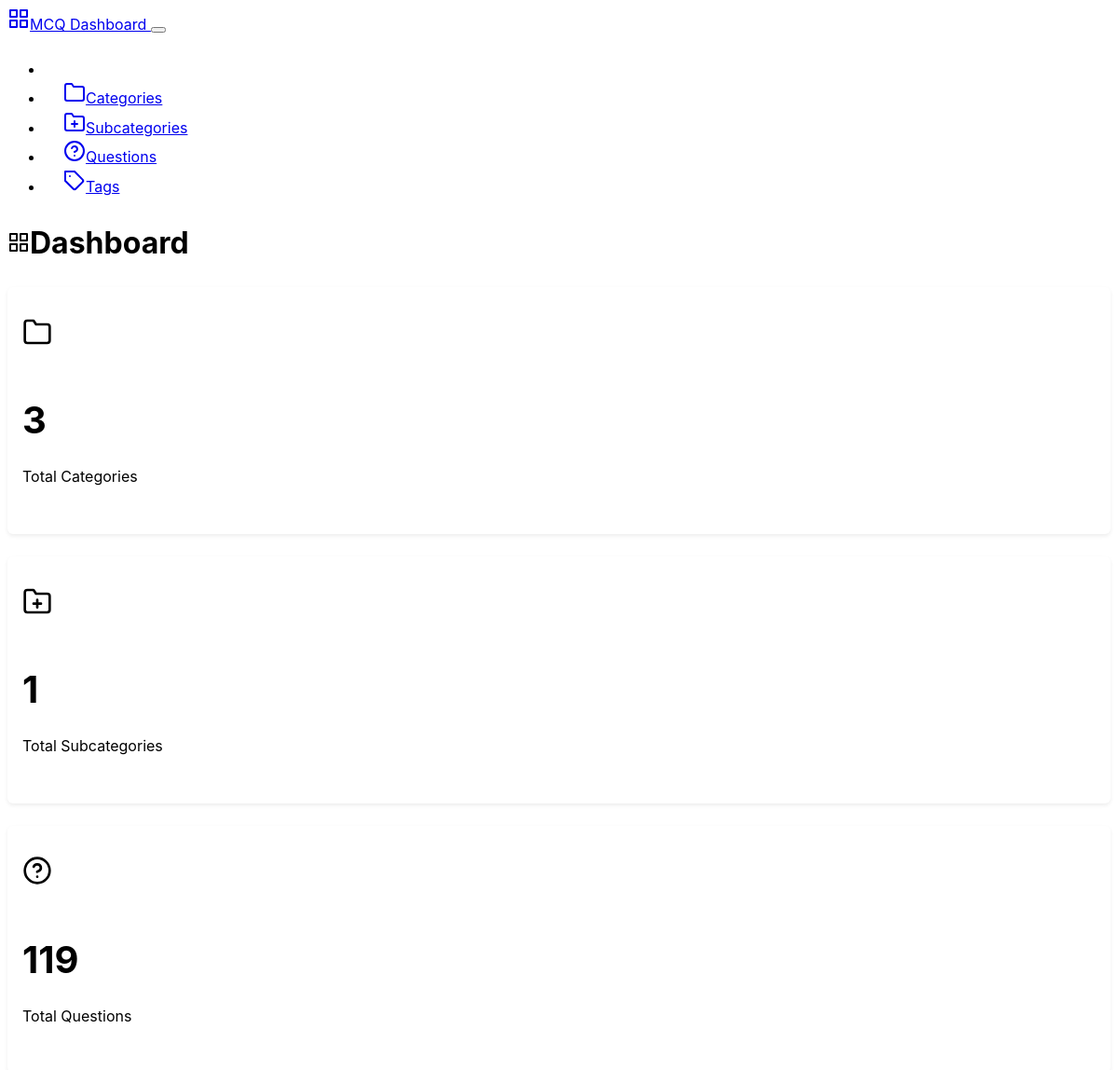
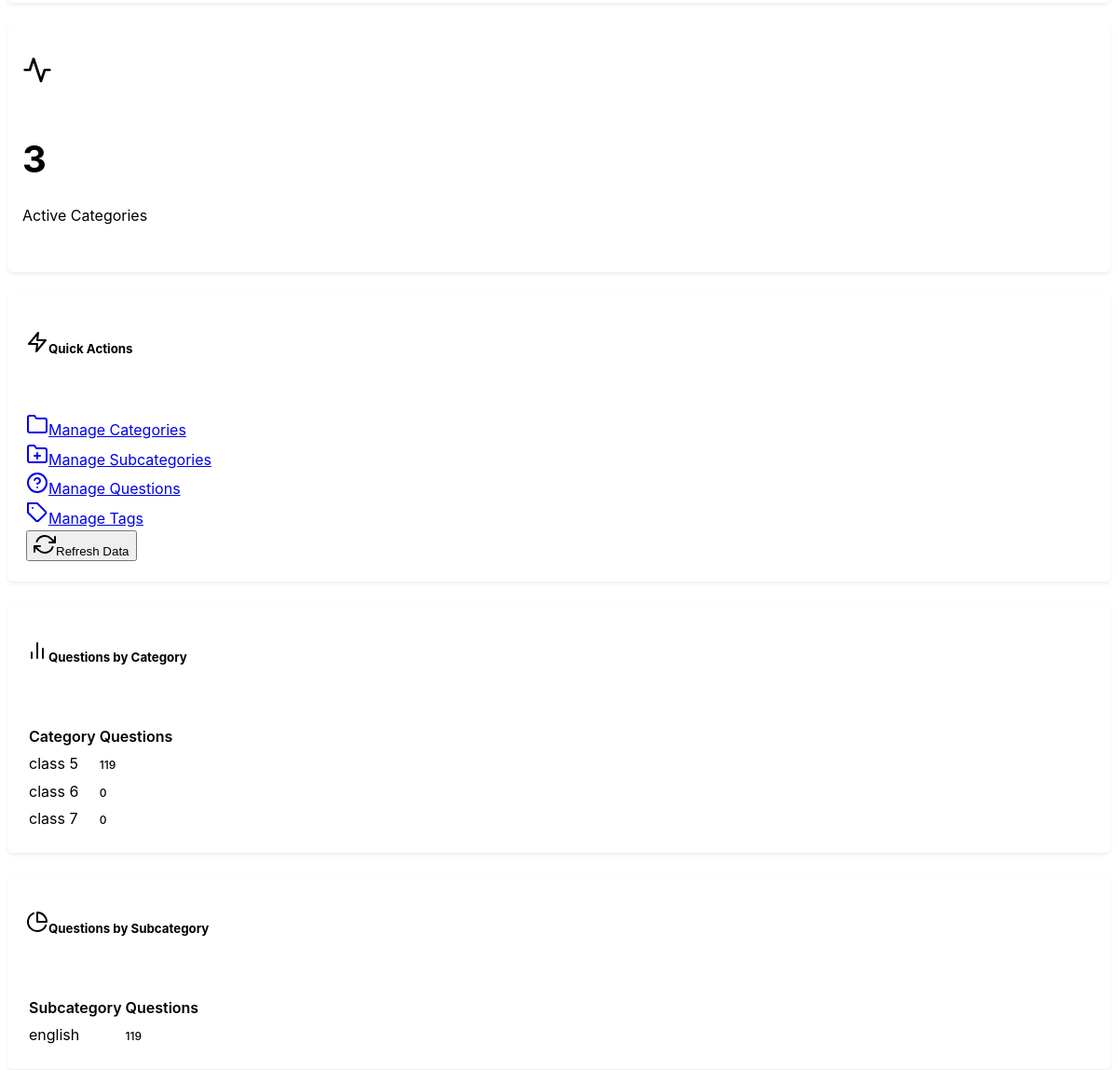
/backend, run on an earlier commit of the app's database (2 pictures, top to bottom).
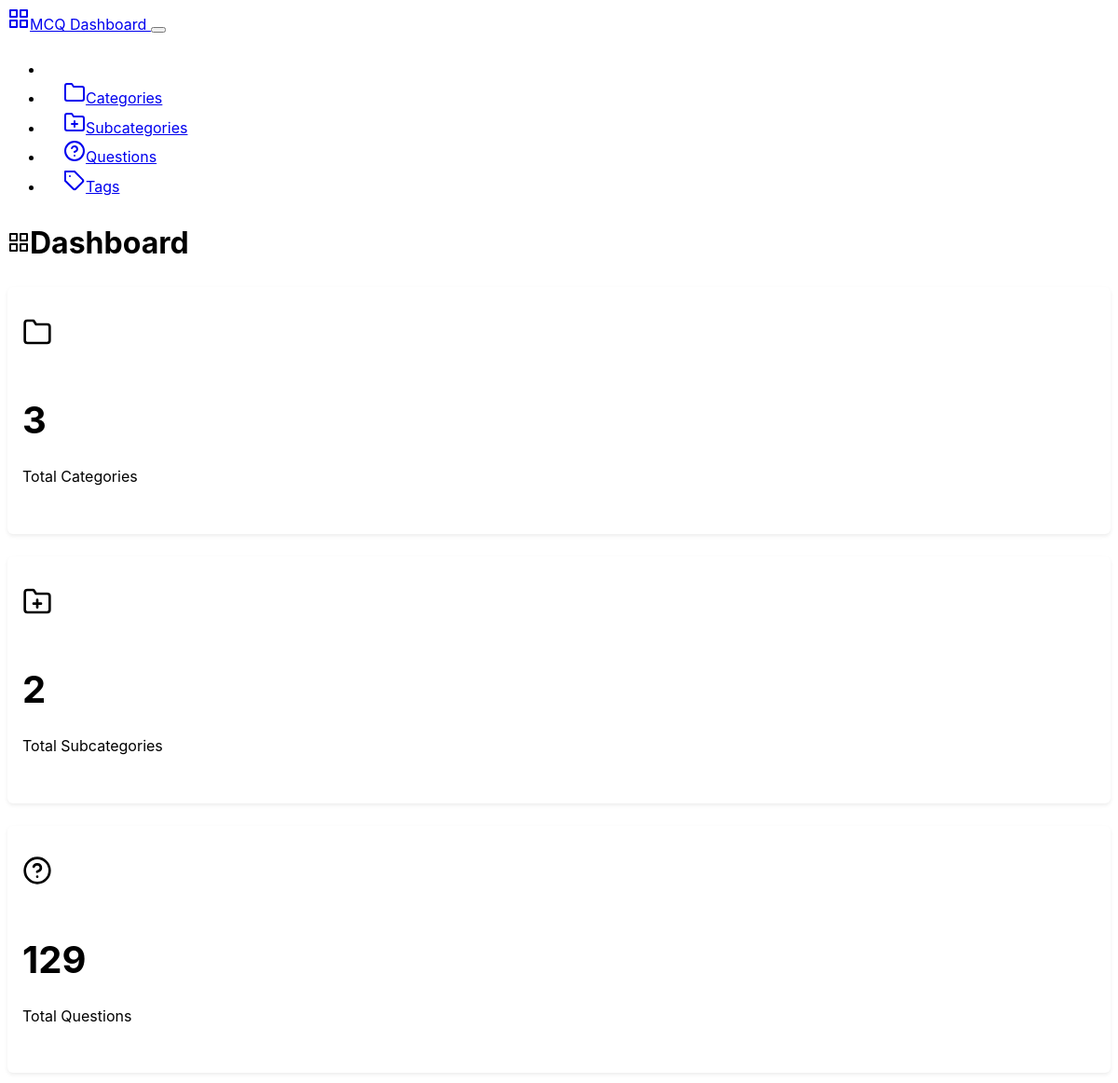
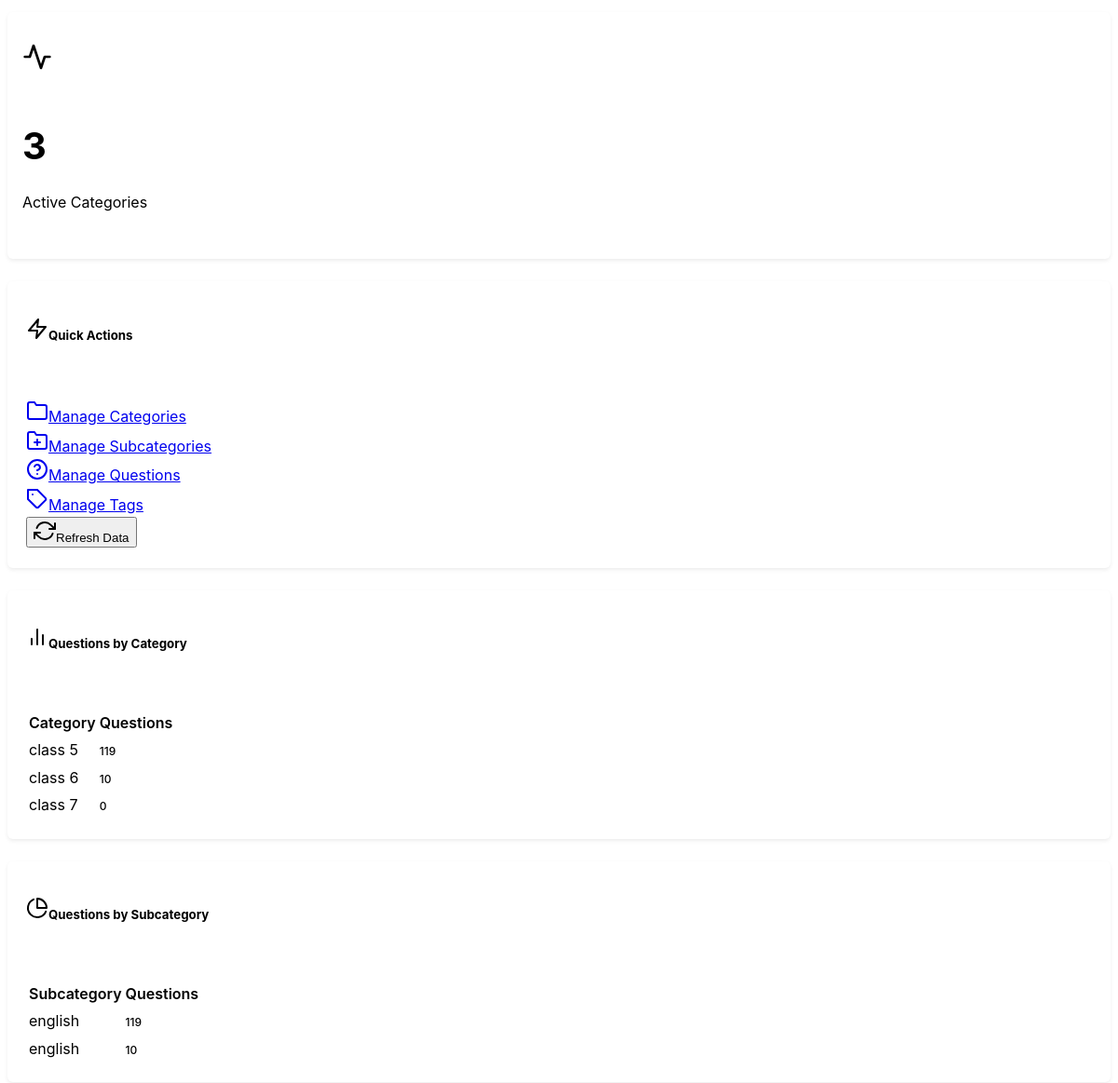
And on a later commit of the database (2 pictures, top to bottom).
### mcqbox/model.py (models this page shows, shortened)
class Category(db.Model):
    id = db.Column(db.Integer, primary_key=True)
    name = db.Column(db.String(50), nullable=False, unique=True)
    description = db.Column(db.String(200), nullable=True)
    created_at = db.Column(db.DateTime, server_default=db.func.now())
    updated_at = db.Column(db.DateTime, server_default=db.func.now(), onupdate=db.func.now())

class Subcategory(db.Model):
    id = db.Column(db.Integer, primary_key=True)
    name = db.Column(db.String(50), nullable=False)
    category_id = db.Column(db.Integer, db.ForeignKey('category.id'), nullable=False)
    category = db.relationship('Category', backref=db.backref('subcategories', lazy=True))
    description = db.Column(db.String(200), nullable=True)
    created_at = db.Column(db.DateTime, server_default=db.func.now())
    updated_at = db.Column(db.DateTime, server_default=db.func.now(), onupdate=db.func.now())

### mcqbox/backend/route.py (the view)
@app.route('/backend')
def dashboard():
    categories = Category.query.count()
    subcategories = Subcategory.query.count()
    questions = Question.query.count()
    category_stats = {}
    subcategory_stats = {}
    category = Category.query.all()
    subcat = Subcategory.query.all()
    for cat in category:
        category_stats[cat.id] = {
            'id': cat.id,
            'name': cat.name,
            'total_subcategories': len(cat.subcategories),
            'count': len(cat.questions)
        }
    for subcategory in subcat:
        subcategory_stats[subcategory.id] = {
            'id': subcategory.id,
            'name': subcategory.name,
            'category_id': subcategory.category_id,
            'count': len(subcategory.questions)
        }
    stats ={
            'total_categories': categories,
            'total_subcategories': subcategories,
            'total_questions': questions,
            'category_stats': list(category_stats.values()),
            'subcategory_stats': list(subcategory_stats.values())
        }
    return render_template('dashboard.html', stats=stats, categories=category)

### mcqbox/backend/templates/dashboard.html (shortened to what the changed rows need)
{% extends "base.html" %}
{% block content %}
<div class="row">
    <div class="col-12">
        <div class="d-flex justify-content-between align-items-center mb-4">
            <h1><i data-feather="grid" class="me-2"></i>Dashboard</h1>
        </div>
    </div>
</div>
<div class="row mb-4">
    <div class="col-md-3">
        <div class="card">
            <div class="card-body text-center">
                <i data-feather="folder-plus" class="mb-2" style="width: 2rem; height: 2rem;"></i>
                <h3 class="card-title">{{ stats.total_subcategories }}</h3>
                <p class="card-text text-muted">Total Subcategories</p>
            </div>
        </div>
    </div>
    <div class="col-md-3">
        <div class="card">
            <div class="card-body text-center">
                <i data-feather="help-circle" class="mb-2" style="width: 2rem; height: 2rem;"></i>
                <h3 class="card-title">{{ stats.total_questions }}</h3>
                <p class="card-text text-muted">Total Questions</p>
            </div>
        </div>
    </div>
</div>
{% if stats.category_stats %}
<div class="row mb-4">
    <div class="col-md-6">
        <div class="card">
            <div class="card-body">
                {% if stats.category_stats %}
                    <div class="table-responsive">
                        <table class="table table-sm">
                            <thead>
                                <tr>
                                    <th>Category</th>
                                    <th class="text-end">Questions</th>
                                </tr>
                            </thead>
                            <tbody>
                                {% for category in stats.category_stats %}
                                <tr>
                                    <td>{{ category.name }}</td>
                                    <td class="text-end">
                                        <span class="badge bg-secondary">{{ category.count }}</span>
                                    </td>
                                </tr>
                                {% endfor %}
                            </tbody>
                        </table>
                    </div>
                {% else %}
                    <div class="text-center text-muted py-3">
                        <i data-feather="inbox" class="mb-2" style="width: 2rem; height: 2rem;"></i>
                        <p>No questions created yet</p>
                    </div>
                {% endif %}
            </div>
        </div>
    </div>
    <div class="col-md-6">
        <div class="card">
            <div class="card-body">
                {% if stats.subcategory_stats %}
                    <div class="table-responsive">
                        <table class="table table-sm">
                            <thead>
                                <tr>
                                    <th>Subcategory</th>
                                    <th class="text-end">Questions</th>
                                </tr>
                            </thead>
                            <tbody>
                                {% for subcategory in stats.subcategory_stats[:10] %}
                                <tr>
                                    <td>{{ subcategory.name }}</td>
                                    <td class="text-end">
                                        <span class="badge bg-secondary">{{ subcategory.count }}</span>
                                    </td>
                                </tr>
                                {% endfor %}
                            </tbody>
                        </table>
                    </div>
                {% else %}
                    <div class="text-center text-muted py-3">
                        <i data-feather="inbox" class="mb-2" style="width: 2rem; height: 2rem;"></i>
                        <p>No questions created yet</p>
                    </div>
                {% endif %}
            </div>
        </div>
    </div>
</div>
{% endif %}
{% endblock %}

What changed in the data, as far as the page shows it:
computed for Category "class 6": count "0" → "10"
added Subcategory: name "english", count "10"
Also different on the page:
{{ stats.total_subcategories }}: "1" → "2"
{{ stats.total_questions }}: "119" → "129"
